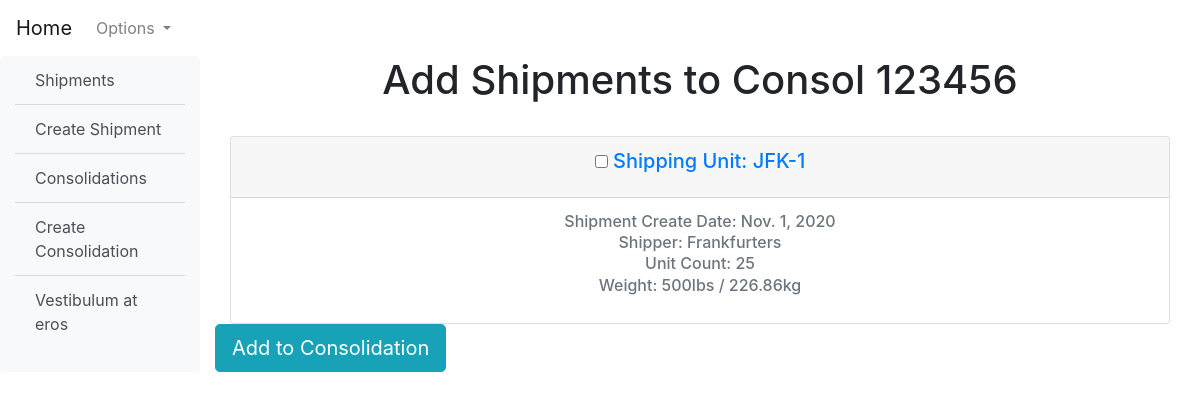
The app's page /shipments/consol_update/123456 with its own data.
### shipments/models.py (models this page shows, shortened)
class Consols(models.Model):
    create_date = models.DateField(auto_now_add=True)
    mawb = models.CharField(max_length=13, primary_key=True)
    cutoff = models.DateField()
    destination = models.CharField(max_length=4)
    shipment_status = models.BooleanField(default=False)
    class Meta:
        verbose_name = "Consol"

class ShippingUnits(models.Model):
    LOCATIONS = (
        ("JFK", "JFK"),
        ("LAX", "LAX"),
        ("ORD", "ORD"),
    )
    SHIPMENT_STATUSES = (
        ("not_ready", "Not Ready"),
        ("ready", "Ready"),
        ("completed", "Completed"),
        ("issue", "Issue"),
    )
    locations = models.CharField(
        max_length=3, choices=LOCATIONS, default="JFK",
    )
    on_hand = models.AutoField(primary_key=True, editable=False,)
    shipper = models.CharField(max_length=50)
    consignee = models.CharField(max_length=50)
    width = models.PositiveIntegerField()
    length = models.PositiveIntegerField()
    height = models.PositiveIntegerField()
    gross_weight = models.PositiveIntegerField()
    unit_count = models.PositiveIntegerField()
    pallet_count = models.PositiveIntegerField()
    heat_treated_pallet_count = models.PositiveIntegerField()
    remark = models.TextField(null=True, blank=True)
    shipment_status = models.CharField(
        max_length=15, choices=SHIPMENT_STATUSES, default="not_ready",
    )
    create_date = models.DateField(auto_now_add=True)
    release_date = models.DateField(null=True, blank=True)
    hawb = models.CharField(max_length=15, null=True, blank=True)
    mawb = models.ForeignKey(
        Consols,
        on_delete=models.CASCADE,
        related_name="mawbs",
        null=True,
        blank=True,
    )
    user = models.ForeignKey("users.CustomUser", on_delete=models.CASCADE,)
    class Meta:
        ordering = ("on_hand",)
        permissions = (
            ("can_add_shipment", "Can add a shipping unit"),
            ("can_modify", "Can modify a shipment"),
            ("can_release", "Can release a shipment"),
            ("can_delete", "Can erase a shipment from existence"),
        )
        verbose_name = "Shipping Unit"
    def get_absolute_url(self):
        return reverse("shipments:shipment_detail", args=[str(self.on_hand)])
    def gross_weight_to_kg(self):
        return round(self.gross_weight / 2.204, 2)
    def identifier(self):
        return str(self.locations) + "-" + str(self.on_hand)

### shipments/views.py (the view)
def consoldation_shipments(request, pk):
    mawb_selection = get_object_or_404(Consols, mawb=pk)
    shipments = ShippingUnits.objects.filter(mawb=None)
    if request.method == "POST":
        consol_form = ConsolidationForm(request.POST)
        units = request.POST.getlist("onhands[]")
        ShippingUnits.objects.filter(on_hand__in=units).update(
            mawb=mawb_selection.mawb
        )
        return redirect("shipments:consolidation_list")
    else:
        consol_form = ConsolidationForm()
        return render(
            request,
            "shipments/consolidation_update.html",
            {
                "form": consol_form,
                "mawb": mawb_selection,
                "shipments": shipments,
            },
        )

### shipments/forms.py
class ConsolidationForm(forms.ModelForm):
    class Meta:
        model = Consols
        fields = ('mawb', 'cutoff', 'destination',)
        widgets = {
            'cutoff': DateInput()
        }

### templates/shipments/consolidation_update.html (shortened to what this page needs)
{% extends '_base.html' %}
{% block content %}
{% if shipments %}
<h1 class="text-center">Add Shipments to Consol {{ mawb.mawb }}</h1>
{% for shipment in shipments %}
<br>
<form method="post" action="{% url 'shipments:add_shipments' mawb.pk %}">
    <div class="container">
        <div class="card text-center">
            <div class="card-header">
                <h5 class="card-title"><input type="checkbox" aria-label="Checkbox for following text input"
                        name="onhands[]" value="{{ shipment.on_hand }}">&nbsp;<a
                        href="{{ shipment.get_absolute_url }}">Shipping
                        Unit: {{ shipment.identifier }}</a></h5>
            </div>
            <div class="card-body">
                <h6 class="card-subtitle mb-2 text-muted">Shipment Create Date: {{ shipment.create_date }}</h6>
                <h6 class="card-subtitle mb-2 text-muted">Shipper: {{ shipment.shipper }}</h6>
                <h6 class="card-subtitle mb-2 text-muted">Unit Count: {{ shipment.unit_count }}</h6>
                <h6 class="card-subtitle mb-2 text-muted">Weight: {{ shipment.gross_weight }}lbs /
                    {{shipment.gross_weight_to_kg}}kg</h6>
            </div>
        </div>
    </div>
    {% endfor %}
    <input type="submit" value="Add to Consolidation" class="btn btn-info btn-lg">
    </div>
<br>
{% else %}
<div class="container">
    <h1>Create Shipments to add to consol</h1>
    <a href="{% url 'shipments:shipment_create' %}" class="btn btn-primary btn-lg">Create Shipments</a>
</div>
{% endif %}
{% endblock content %}

### records on screen
Consols: mawb "123456"
ShippingUnits: identifier "JFK-1", create_date "Nov. 1, 2020", shipper "Frankfurters", unit_count "25", gross_weight "500", gross_weight_to_kg "226.86"
